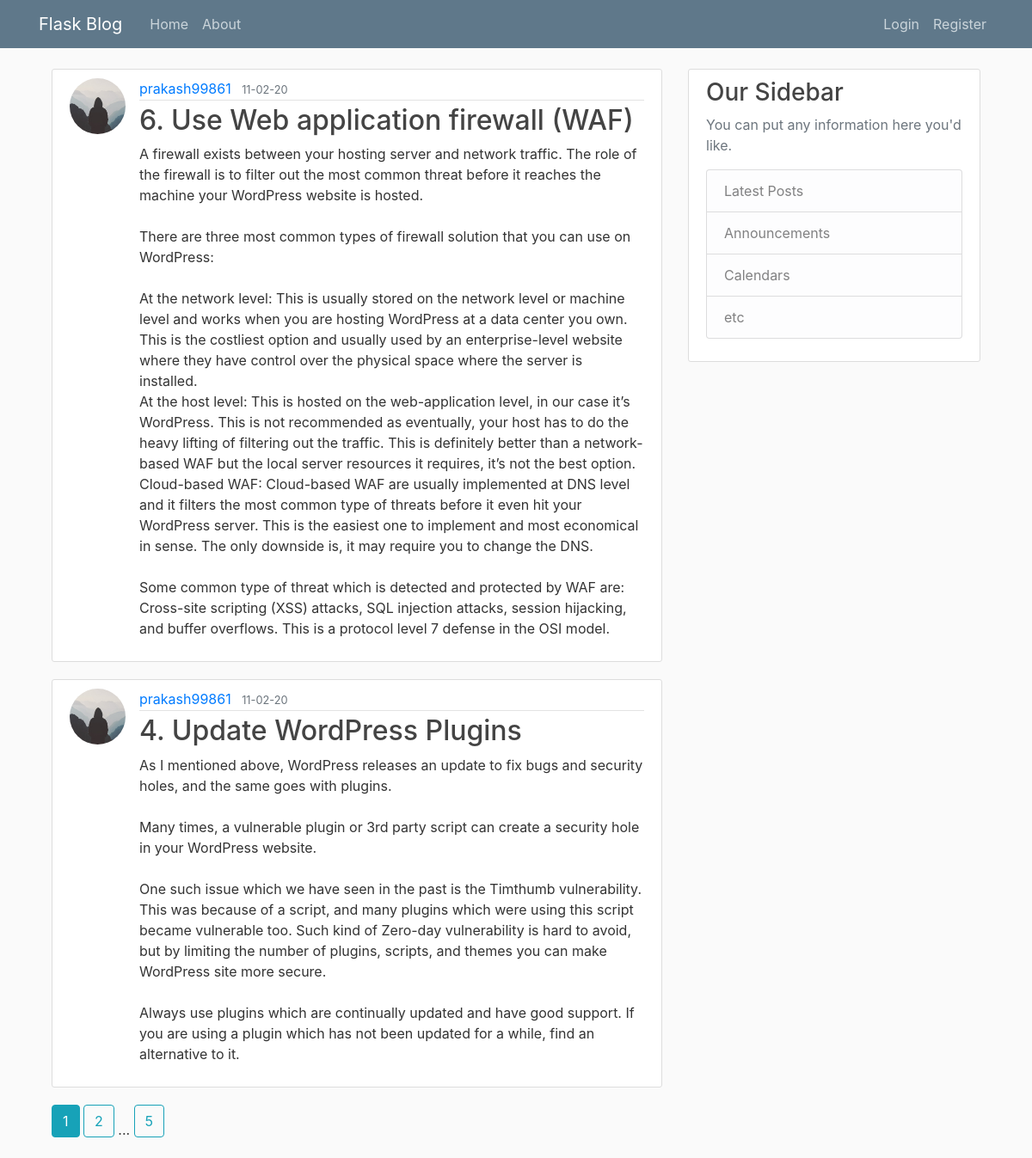
The page /home on the database its author committed.
### pyflask/models.py (models this page shows, shortened)
class Post(db.Model):
    id = db.Column(db.Integer, primary_key=True)
    title = db.Column(db.String(100), nullable=False)
    date_posted = db.Column(db.DateTime, nullable=False, default=datetime.utcnow)
    content = db.Column(db.Text, nullable=False)
    user_id = db.Column(db.Integer, db.ForeignKey('user.id'), nullable=False)

class User(db.Model, UserMixin):
    id = db.Column(db.Integer, primary_key=True)
    username: str = db.Column(db.String(20), unique=True, nullable=False)
    email: str = db.Column(db.String(120), unique=True, nullable=False)
    image_file: str = db.Column(db.String(20), default='default.jpg', nullable=True)
    password = db.Column(db.String(60), nullable=False)
    posts = db.relationship('Post', backref='author', lazy=True)

### pyflask/routes.py (the view)
@app.route('/')
@app.route('/home')
def home():
    page = request.args.get('page', 1, type=int)
    posts = Post.query.order_by(Post.date_posted.desc()).paginate(page=page, per_page=2)
    return render_template('home.html',posts=posts, title="Home Page")

### pyflask/templates/home.html
{% extends "layout.html" %}
{% block content %}
    {% for post in posts.items %}
        <article class="media content-section">
            <img class="rounded-circle article-img" src="{{ url_for('static', filename='profile_pics/' + post.author.image_file)}}" alt="Author image"/>
            <div class="media-body">
                <div class="article-metadata">
                    <a class="mr-2" href="{{ url_for('user_posts', username=post.author.username) }}">{{ post.author.username }}</a>
                <small class="text-muted">{{ post.date_posted.strftime('%d-%m-%y') }}</small>
                </div>
                <h2><a class="article-title" href="{{url_for('post', post_id=post.id)}}">{{ post.title }}</a></h2>
                <p class="article-content">{{ post.content }}</p>
            </div>
        </article>
    {% endfor %}
    {% for page_num in posts.iter_pages(left_edge=1, right_edge=1, left_current=1, right_current=2) %}
      {% if page_num %}
        {% if posts.page == page_num %}
          <a class="btn btn-info mb-4" href="{{ url_for('home', page=page_num) }}">{{ page_num }}</a>
        {% else %}
          <a class="btn btn-outline-info mb-4" href="{{ url_for('home', page=page_num) }}">{{ page_num }}</a>
        {% endif %}
      {% else %}
        ...
      {% endif %}
    {% endfor %}
{% endblock content %}

### pyflask/templates/layout.html (shortened to what this page needs)
<!DOCTYPE html>
<html lang="en">
<head>
    <link rel="stylesheet" href="https://stackpath.bootstrapcdn.com/bootstrap/4.3.1/css/bootstrap.min.css">
    <link rel="stylesheet" type="text/css" href="{{ url_for('static', filename='main.css') }}">
</head>
<body>
<header class="site-header">
  <nav class="navbar navbar-expand-md navbar-dark bg-steel fixed-top">
    <div class="container">
      <a class="navbar-brand mr-4" href="/">Flask Blog</a>
      <div class="collapse navbar-collapse" id="navbarToggle">
        <div class="navbar-nav mr-auto">
          <a class="nav-item nav-link" href="{{ url_for('home') }}">Home</a>
          <a class="nav-item nav-link" href="{{ url_for('about') }}">About</a>
        </div>
        <div class="navbar-nav">
            {% if current_user.is_authenticated %}
                <a class="nav-item nav-link" href="{{ url_for('new_post') }}">New Post</a>
                <a class="nav-item nav-link" href="{{ url_for('account') }}">My Account</a>
                <a class="nav-item nav-link" href="{{ url_for('logout') }}">Logout</a>
            {% else %}
                <a class="nav-item nav-link" href="{{ url_for('login') }}">Login</a>
                <a class="nav-item nav-link" href="{{ url_for('register') }}">Register</a>
            {% endif %}
        </div>
      </div>
    </div>
  </nav>
</header>
<div class="container">
        <main role="main" class="container">
  <div class="row">
    <div class="col-md-8">
      {% block content %}{% endblock %}
    </div>
    <div class="col-md-4">
      <div class="content-section">
        <h3>Our Sidebar</h3>
        <p class='text-muted'>You can put any information here you'd like.
          <ul class="list-group">
            <li class="list-group-item list-group-item-light">Latest Posts</li>
            <li class="list-group-item list-group-item-light">Announcements</li>
            <li class="list-group-item list-group-item-light">Calendars</li>
            <li class="list-group-item list-group-item-light">etc</li>
          </ul>
        </p>
      </div>
    </div>
  </div>
</main>
</div>
</body>
</html>

### pyflask/static/main.css (style rules this page uses)
body { background: #fafafa; color: #333333; margin-top: 5rem; }
h1, h2, h3, h4, h5, h6 { color: #444444; }
.bg-steel { background-color: #5f788a; }
.site-header .navbar-nav .nav-link { color: #cbd5db; }
.content-section { background: #ffffff; padding: 10px 20px; border: 1px solid #dddddd; border-radius: 3px; margin-bottom: 20px; }
.article-title { color: #444444; }
.article-content { white-space: pre-line; }
.article-img { height: 65px; width: 65px; margin-right: 16px; }
.article-metadata { padding-bottom: 1px; margin-bottom: 4px; border-bottom: 1px solid #e3e3e3 }

### rows shown on the page
Post: image_file (placeholder picture), author.username "prakash99861", date_posted "11-02-20", title "6. Use Web application firewall (WAF)", content "A firewall exists between your hosting server and network traffic. The role of the firewall is to filter out the most common threat before it reaches the machine your WordPress website is hosted. There are three most common types of firewall solution that you can use on WordPress: At the network level: This is usually stored on the network level or machine level and works when you are hosting WordPress at a data center you own. This is the costliest option and usually used by an enterprise-level website where they have control over the physical space where the server is installed. At the host level: This is hosted on the web-application level, in our case it’s WordPress. This is not…"
Post: image_file (placeholder picture), author.username "prakash99861", date_posted "11-02-20", title "4. Update WordPress Plugins", content "As I mentioned above, WordPress releases an update to fix bugs and security holes, and the same goes with plugins. Many times, a vulnerable plugin or 3rd party script can create a security hole in your WordPress website. One such issue which we have seen in the past is the Timthumb vulnerability. This was because of a script, and many plugins which were using this script became vulnerable too. Such kind of Zero-day vulnerability is hard to avoid, but by limiting the number of plugins, scripts, and themes you can make WordPress site more secure. Always use plugins which are continually updated and have good support. If you are using a plugin which has not been updated for a while, find an…"

### other values the page prints
{{ page_num }} "1"
{{ page_num }} "2" "5"
